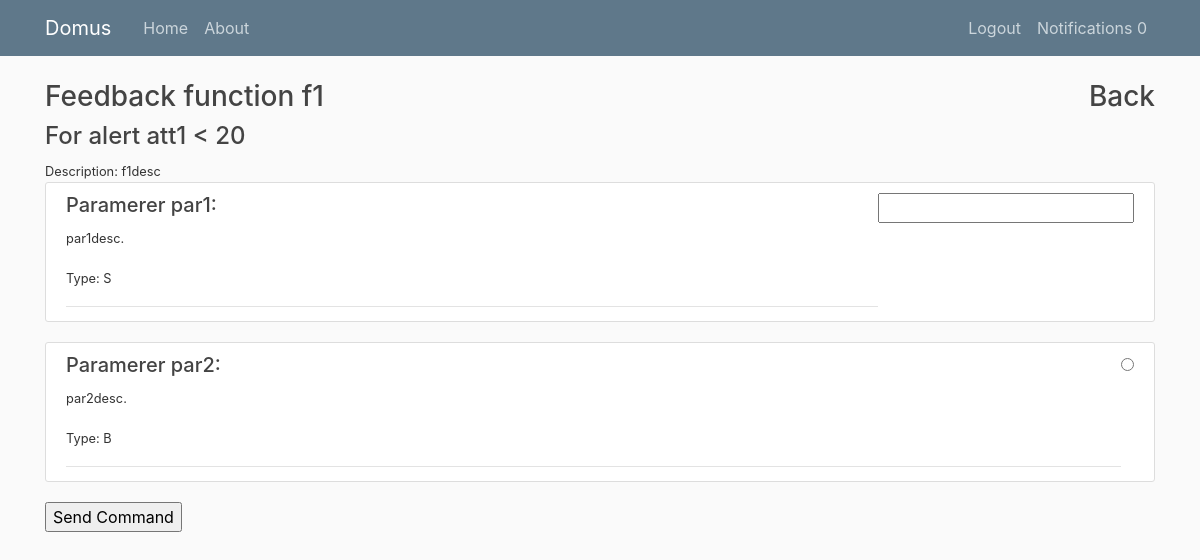
The app's page /category/24/device/41/alert/4/createfeedbackfunction/49/ (signed in), older data.
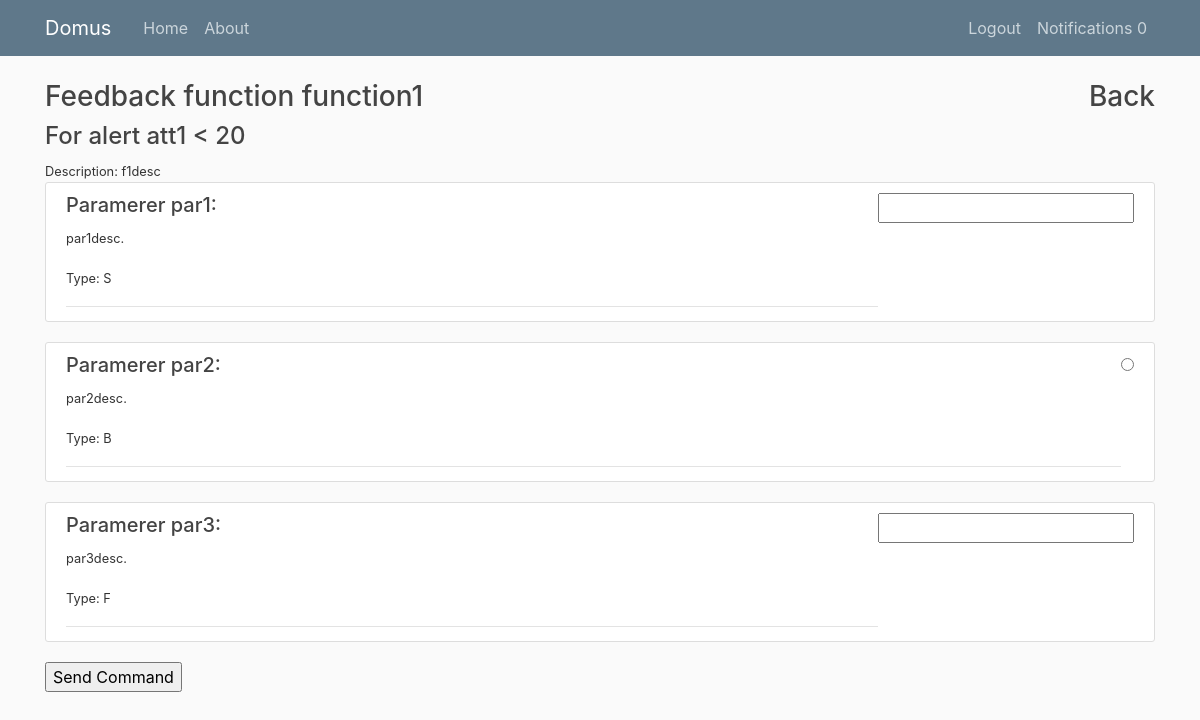
The same page, newer data.
### devices/models.py (models this page shows, shortened)
class Function(models.Model):
    name = models.CharField(max_length=30)
    description = models.CharField(max_length=250)
    devType = models.ForeignKey(DeviceType,on_delete=models.CASCADE)

class FunctionParameter(models.Model):
    name = models.CharField(max_length=30)
    description = models.CharField(max_length=250)
    funct = models.ForeignKey(Function,on_delete=models.CASCADE)
    data_type = models.CharField(
        max_length=1,
        choices=DATA_CHOICES,
        default=STRING,
    )

### devices/views.py (the view, shortened to what this page needs)
# urls.py: path('category/<int:catpk>/device/<int:devpk>/alert/<int:alpk>/createfeedbackfunction/<int:pk>/',CreateFeedbackFunctionView.as_view(), name='newfeedbackfunction'),
class CreateFeedbackFunctionView(LoginRequiredMixin,UserPassesTestMixin,TemplateView):
    template_name = 'devices/create_feedback_funct.html'
    def test_func(self):
        dev = get_object_or_404(Device, id=self.kwargs.get('devpk'))
        cat = get_object_or_404(Category, id=self.kwargs.get('catpk'), devices=dev)
        if self.request.user == cat.owner:
            al = get_object_or_404(Alert,id=self.kwargs.get('alpk'))
            if al.user == self.request.user:
                return True
            else:
                return False
        return False
    def get_context_data(self, **kwargs):
        context = super().get_context_data(**kwargs)
        context['catid']=self.kwargs.get('catpk')
        context['devid']=self.kwargs.get('devpk')
        al = get_object_or_404(Alert,id=self.kwargs.get('alpk'))
        context['alert'] = al
        fun = get_object_or_404(Function, id=self.kwargs.get('pk'))
        context['fun']= fun
        params = FunctionParameter.objects.filter(funct = fun)
        context['parameters'] = params
        return context

### devices/models.py (called while the page is built)
    def __str__(self):
        return self.name

### devices/templates/devices/create_feedback_funct.html (shortened to what this page needs)
{% extends "devices/paginable.html" %}
{% block content %}
<div class="float-right"> <a href="{% url 'alerts' catid devid %}"><h3>Back</h3></a></div>
<h3>Feedback function {{ fun.name }}</h3>
<h4>For alert {{ alert.attribute }} {{ alert.alert_condition }} {{ alert.value }} </h4>
    <small>Description: {{ fun.description }}</small>
    <form action="{% url 'newfeedbackfunction' catid devid alert.id fun.id %}" method="POST">
    {% for par in parameters %}
        <article class="media content-section">
            <div class="media-body" class=".col-md-6">
                <div class="article-metadata">
                    <h5>Paramerer {{ par.name }}:</h5>
                    <p> <small>{{ par.description }}. </small></p>
                    <p><small>Type: {{ par.data_type }} </small></p>
                </div>
            </div>
            <div class=".col-md-6">
                {% if par.options %}
                    <select name="{{ par.id }}">
                    {% for opt in par.options %}
                        <option value="{{ opt.option }}">{{ opt.option }}</option>
                    {% endfor %}
                </select>
                {% else %}
                    {% if par.data_type == 'B' %}
                        <input type="radio" name="{{ par.id }}">
                    {% elif par.data_type == 'S'%}
                        <input type="text" name="{{ par.id }}">
                    {% else %}
                        <input type="number" name="{{ par.id }}">
                    {% endif %}
                {% endif %}
                </div>
        </article>
    {% endfor %}
    <input type="submit" value="Send Command">
    </form>
{% endblock content %}

Row changes from the older to the newer data that the page shows:
changed Function "f1desc": name "f1" → "function1"
added FunctionParameter: name "par3", description "par3desc", data_type "F"
